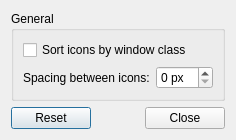
<?xml version="1.0" encoding="UTF-8"?>
<ui version="4.0">
 <class>LXQtTrayConfiguration</class>
 <widget class="QDialog" name="LXQtTrayConfiguration">
  <property name="windowTitle">
   <string>System Tray Settings</string>
  </property>
  <layout class="QVBoxLayout" name="verticalLayout">
   <item>
    <widget class="QGroupBox" name="generalGB">
     <property name="title">
      <string>General</string>
     </property>
     <layout class="QGridLayout" name="gridLayout">
      <item row="3" column="0">
       <widget class="QLabel" name="spacingLabel">
        <property name="text">
         <string>Spacing between icons:</string>
        </property>
       </widget>
      </item>
      <item row="3" column="1">
       <widget class="QSpinBox" name="spacingSB">
        <property name="suffix">
         <string> px</string>
        </property>
       </widget>
      </item>
      <item row="2" column="0" colspan="2">
       <widget class="QCheckBox" name="sortIconsCB">
        <property name="text">
         <string>Sort icons by window class</string>
        </property>
       </widget>
      </item>
     </layout>
    </widget>
   </item>
   <item>
    <widget class="QDialogButtonBox" name="buttons">
     <property name="standardButtons">
      <set>QDialogButtonBox::Close|QDialogButtonBox::Reset</set>
     </property>
    </widget>
   </item>
  </layout>
 </widget>
 <resources/>
 <connections/>
</ui>
